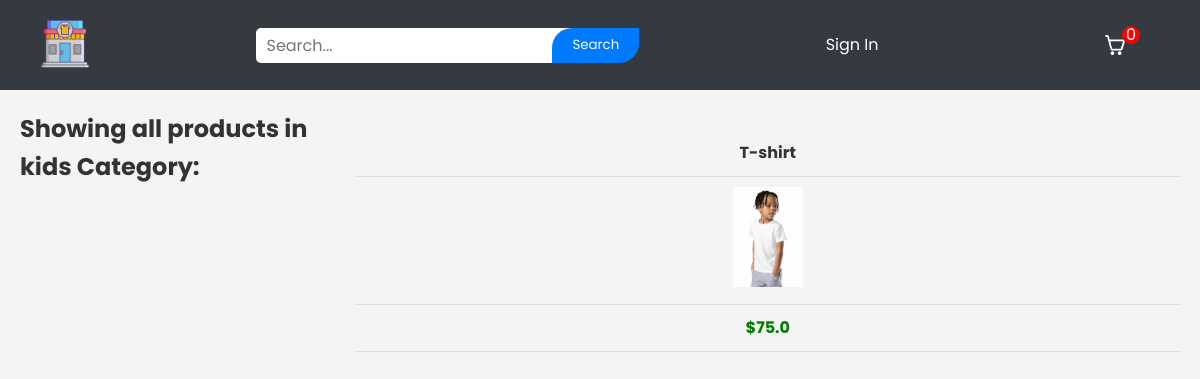
The app's page /displayCategory?categoryId=3 with its own data.
### tables this page shows
CREATE TABLE products
		(productId INTEGER PRIMARY KEY,
		name TEXT,
		price REAL,
		description TEXT,
		image TEXT,
		stock INTEGER,
		categoryId INTEGER,
		FOREIGN KEY(categoryId) REFERENCES categories(categoryId)
		);

CREATE TABLE categories
		(categoryId INTEGER PRIMARY KEY,
		name TEXT
		);

### main.py (the view)
    @app.route("/displayCategory")
    def displayCategory():
        loggedIn, firstName, noOfItems= getLoginDetails()
        categoryId= request.args.get("categoryId")
        with sqlite3.connect('database.db') as conn:
            cur= conn.cursor()
            cur.execute("SELECT products.productId, products.name, products.price, products.image, categories.name FROM products, categories WHERE products.categoryId= categories.categoryId AND categories.categoryId= ?", (categoryId, ))
            data= cur.fetchall()
        try:
            conn.close()
            categoryName= data[0][4]
            data= parse(data)
            return render_template('displayCategory.html', custom_css= "home", pagetitle= "Home | Category", data=data, loggedIn=loggedIn, firstName=firstName, noOfItems=noOfItems, categoryName=categoryName)
        except:
            return render_template('displayCategory.html', custom_css= "home", pagetitle= "Home | Category")

### templates/displayCategory.html
{% extends 'base.html' %}
{% block content %}
<div class="display">
	{% if data %}
	{% for itemData in data %}
	<h2>Showing all products in {{categoryName}} Category:</h2>
	<table>
		<tr id="productName">
			{% for row in itemData %}
			<td>
				{{row[1]}}
			</td>
			{% endfor %}
		</tr>
		<tr id="productImage">
			{% for row in itemData %}
			<td>
				<a href="/productDescription?productId={{row[0]}}">
					<img src={{ url_for('static', filename='uploads/' + row[3]) }} id="itemImage" />
				</a>
			</td>
			{% endfor %}
		</tr>
		<tr id="productPrice">
			{% for row in itemData %}
			<td>
				${{row[2]}}
			</td>
			{% endfor %}
		</tr>
	</table>
	{% endfor %}
	{% else %}
	<h2>There is no Items yet in this Category</h2>
	{% endif %}
</div>
{% endblock %}

### static/css/topStyle.css (style rules this page uses)
* { margin: 0; padding: 0; box-sizing: border-box; font-family: 'Poppins', sans-serif; }
body { background-color: #f4f4f4; color: #333; font-size: 16px; line-height: 1.6; }

### static/css/home.css (style rules this page uses)
.display { display: flex; margin: 20px; }
table { width: 100%; border-collapse: collapse; margin: 20px 0; }
table tr { border-bottom: 1px solid #ddd; }
table td { padding: 10px; text-align: center; }
#itemImage { height: 100px; width: auto; }
#productName { font-weight: bold; }
#productPrice { color: green; font-weight: bold; }

### records on screen
products: name "T-shirt", image (picture), price "75.0"
categories: name "kids"

### other values on screen
{{ noOfItems }} "0"
